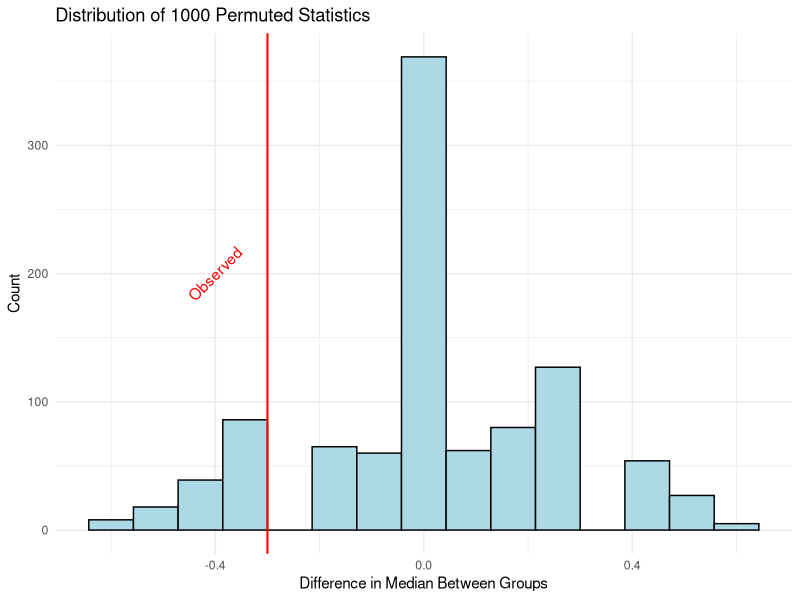
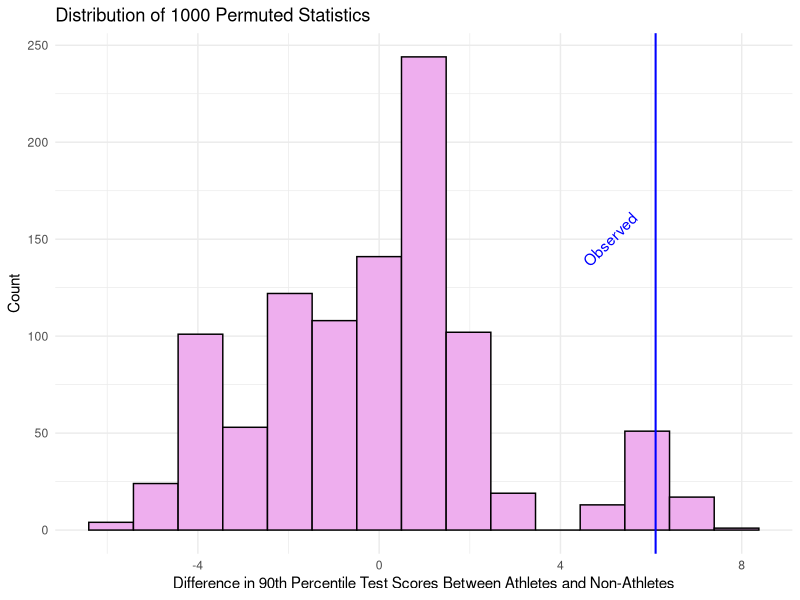

Here is the R script that generated these plots, in order:
## ---- chunk 1
knitr::opts_chunk$set(echo = TRUE)
library(ggplot2)
## ---- chunk 2
## PROBLEM 1

boot1 <- read.csv("Boot1.csv")

set.seed(100)
bootstrap1 <- c()
nsamples <- 1000

for(i in 1:nsamples){
  # sample from boot1
  current_sample <- sample(boot1$GammaData, replace=TRUE)
  # calculate standard deviation of the sample and add it to bootstrap vector
  bootstrap1[i] <- sd(current_sample)
}

# 95% confidence interval for population standard deviation
quantile(bootstrap1, probs=c(.025,.975))
## ---- chunk 3
## PROBLEM 2

boot2 <- read.csv("Boot2.csv")

set.seed(200)
bootstrap2 <- c()
nsamples <- 1000

for(i in 1:nsamples){
  # sample from boot2
  current_sample <- sample(boot2$Data, replace=TRUE)
  # calculate IQR of the sample and add it to bootstrap vector
  q3 <- quantile(current_sample, probs = .75) # 75% quartile
  q1 <- quantile(current_sample, probs = .25) # 25% quartile
  bootstrap2[i] <- q3 - q1 
}

# 90% confidence interval for population IQR
quantile(bootstrap2, probs=c(.05,.95))
## ---- chunk 4
## PROBLEM 3

boot3 <- read.csv("Boot3.csv")

set.seed(300)
bootstrap3 <- c()
nsamples <- 1000

for(i in 1:nsamples){
  # sample from boot3
  current_sample <- sample(boot3$Data, replace=TRUE)
  # calculate median of the sample and add it to bootstrap vector
  bootstrap3[i] <- median(current_sample)
}

# 99% confidence interval for population median
quantile(bootstrap3, probs=c(.005,.995))
## ---- chunk 5
## PROBLEM 1

perm1 <- read.csv("PermTest1.csv")
set.seed(1000)

# observed difference in sample medians
med_obs <- median(perm1$Group1) - median(perm1$Group2) # -0.3

# specify lengths of groups
n1 <- length(perm1$Group1); n2 <- length(perm1$Group2)
N <- n1 + n2 # total observations

#comibine data
alldata <- c(perm1$Group1, perm1$Group2)

# initialize variables
nperms = 1000
all_med_perm <- c()
p_val <- 0
count <- 0

# permute data and calculate difference in medians 1000 times
for(i in 1:nperms){ 
  # permute data
  index = sample(1:N, n1)
  data1 = alldata[index]
  data2 = alldata[-index]
  
  # calculate difference in medians
  med_perm <- median(data1) - median(data2)
  all_med_perm[i] <- med_perm
  
  # for two-tailed p-value:
  # count = number of times the absolute value of the sample difference 
  # is >= absolute value of the observed difference
  if(abs(med_perm) > abs(med_obs) | abs(med_perm) == abs(med_obs)){
    count <- count + 1
  }
  # calculate p-value
  p_val <- count / nperms
}

p_val #.341

# histrogram of permuted statistisc
ggplot() + 
  geom_histogram(aes(x=all_med_perm), bins = 15, color="black", fill="lightblue") +
  labs(x = "Difference in Median Between Groups", 
       title="Distribution of 1000 Permuted Statistics", 
       y = "Count") +
  geom_vline(xintercept = med_obs, 
             linetype = "solid", color = "red", size = .7) +
  geom_text(aes(x=-.4, label = "Observed", y=200), color="red", angle=45) +
  theme_minimal()

## ---- chunk 6
## PROBLEM 2

perm2 <- read.csv("PermTest2.csv")
set.seed(2000)

# observed difference in 90th percentiles between groups
p90_athlete <- quantile(na.omit(perm2$Athletes), probs = .90)
p90_nonathlete <- quantile(perm2$NonAthletes, probs = .90)

perc_obs <- p90_athlete - p90_nonathlete # 6.1

# specify lengths of groups
n1 <- length(na.omit(perm2$Athletes)); n2 <- length(perm2$NonAthletes)
N <- n1 + n2 # total observations

# comibine data
alldata <- c(na.omit(perm2$Athletes), perm2$NonAthletes)

# initialize variables
nperms = 1000
all_perc_perm <- c()
p_val2 <- 0
count2 <- 0

# permute data and calculate difference in 90th percentiles 1000 times
for(i in 1:nperms){ 
  # permute data
  index = sample(1:N, n1)
  data1 = alldata[index]
  data2 = alldata[-index]
  
  # calculate difference in 90th percentiles
  perc_a <- quantile(data1, probs = .90) # 90th percentile for athletes
  perc_na <- quantile(data2, probs = .90) # 90th percentile for non athletes
  perc_perm <- perc_a - perc_na
  all_perc_perm[i] <- perc_perm
  
  # for right-tailed p-value:
  # count2 = number of times the sample difference is >= the observed difference
  if(perc_perm > perc_obs | perc_perm == perc_obs){
    count2 <- count2 + 1
  }
  # calculate p-value
  p_val2 <- count2 / nperms
}

p_val2 # 0.04

# histrogram of permuted statistisc
ggplot() + 
  geom_histogram(aes(x=all_perc_perm), bins = 15, color="black", fill="plum2") +
  labs(x = "Difference in 90th Percentile Test Scores Between Athletes and Non-Athletes", 
       title="Distribution of 1000 Permuted Statistics", 
       y = "Count") +
  geom_vline(xintercept = perc_obs, linetype = "solid", color = "blue", size = .7) +
  geom_text(aes(x=5.1, label = "Observed", y=150), color="blue", angle=45) +
  theme_minimal()
